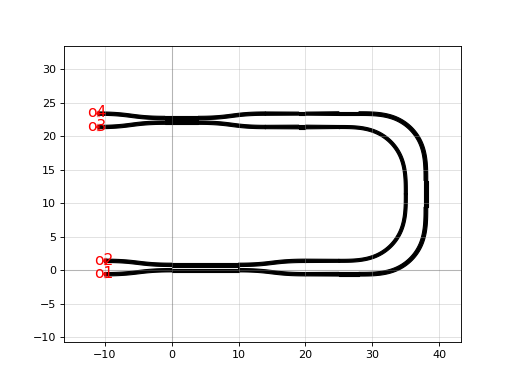

Source code (Python):
import gdsfactory as gf

c = gf.components.mzit(w0=0.5, w1=0.45, w2=0.55, dy=2.0, delta_length=10.0, length=1.0, coupler_length1=5.0, coupler_length2=10.0, coupler_gap1=0.2, coupler_gap2=0.3, taper_length=5.0)
c.plot()
